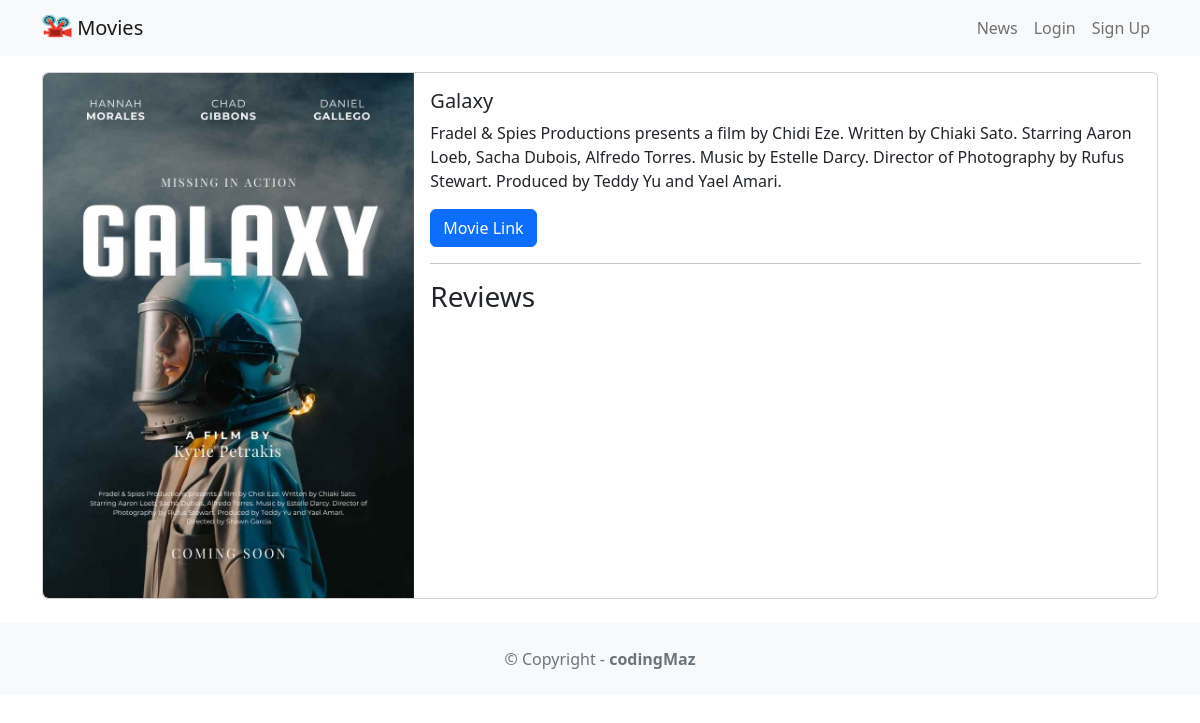
Page /movie/1 on the earlier database version.
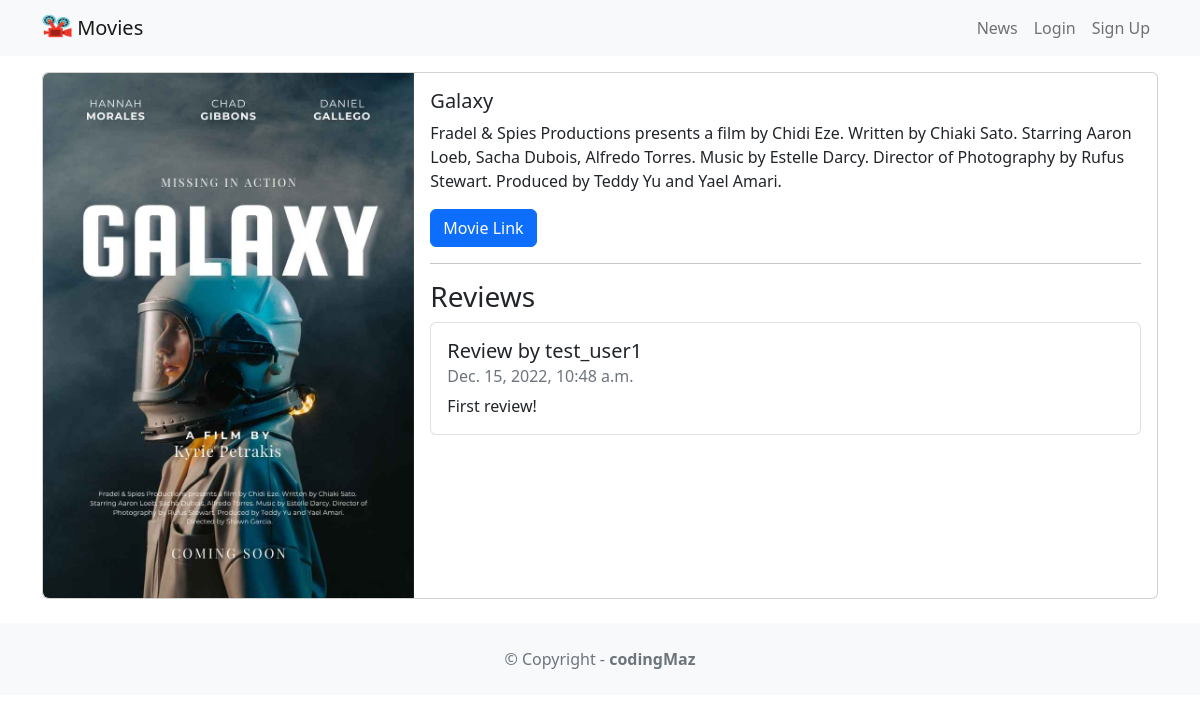
Same page on the later database version.
### movie/models.py (models this page shows, shortened)
class Movie(models.Model):
    title = models.CharField(max_length=100)
    description = models.CharField(max_length=250)
    image = models.ImageField(upload_to='movie/images/')
    url = models.URLField(blank=True)

class Review(models.Model):
    text = models.CharField(max_length=100)
    date = models.DateTimeField(auto_now_add=True)
    user = models.ForeignKey(User, on_delete=models.CASCADE)
    movie = models.ForeignKey(Movie, on_delete=models.CASCADE)
    watchAgain = models.BooleanField()

### movie/views.py (the view)
# urls.py: path('<int:movie_id>', views.detail, name='detail'),
def detail(request, movie_id):
    movie = get_object_or_404(Movie, pk=movie_id)
    reviews = Review.objects.filter(movie=movie)
    return render(request, 'detail.html', {'movie': movie, 'reviews': reviews})

### movie/templates/detail.html (shortened to what this page needs)
{% extends 'base.html' %}
{% block content %}
<div class="card mb-3">
    <div class="row g-0">
        <div class="col-md-4">
            <img src="{{ movie.image.url }}" class="img-fluid rounded-start" alt="">
        </div>
        <div class="col-md-8">
            <div class="card-body">
                <h5 class="card-title">{{ movie.title }}</h5>
                <p class="card-text">{{ movie.description }}</p>
                <p class="card-text">
                    {% if movie.url %}
                    <a href="{{ movie.url }}" class="btn btn-primary">
                        Movie Link
                    </a>
                    {% endif %}
                </p>
                <hr />
                <h3>Reviews</h3>
                <ul class="list-group">
                    {% for review in reviews %}
                    <li class="list-group-item pb-3 pt-3">
                        <h5 class="card-title">
                            Review by {{ review.user.username }}
                        </h5>
                        <h6 class="card-subtitle mb-2 text-muted">
                            {{ review.date }}
                        </h6>
                        <p class="card-text">{{ review.text }}</p>
                    </li>
                    {% endfor %}
                </ul>
            </div>
        </div>
    </div>
</div>
{% endblock content %}

### templates/base.html (shortened to what this page needs)
<!DOCTYPE html>
<html>
<head>
    <link href="https://cdn.jsdelivr.net/npm/bootstrap@5.2.3/dist/css/bootstrap.min.css" rel="stylesheet"
>
</head>
<body>
    <nav class="navbar navbar-expand-lg navbar-light bg-light mb-3">
        <div class="container">
            <a class="navbar-brand" href="{% url 'home' %}">{% load static %}
                <img src="{% static 'images/movie.png' %}" alt="" width="30" height="24"
                    class="d-inline-block align-text-top" /> Movies</a>
            <div class="collapse navbar-collapse" id="navbarNavAltMarkup">
                <div class="navbar-nav ms-auto">
                    <a class="nav-link" href="{% url 'news' %}">News</a>
                    {% if user.is_authenticated %}
                    <a class="nav-link" href="{% url 'logoutaccount' %}">
                        Logout ({{ user.username }})
                    </a>
                    {% else %}
                    <a class="nav-link" href="{% url 'loginaccount' %}">Login</a>
                    <a class="nav-link" href="{% url 'signupaccount' %}">Sign Up</a>
                    {% endif %}
                </div>
            </div>
        </div>
    </nav>
    <div class="container">
        {% block content %}
        {% endblock content %}
    </div>
    <footer class="text-center text-lg-start bg-light text-muted mt-4">
        <div class="text-center p-4">
            © Copyright -
            <a class="text-reset fw-bold text-decoration-none" target="_blank" href="https://codingmaz.me">
                codingMaz
            </a>
        </div>
    </footer>
</body>
</html>

Differences in the rows shown:
added Review: user.username "test_user1", date "Dec. 15, 2022, 10:48 a.m.", text "First review!"
